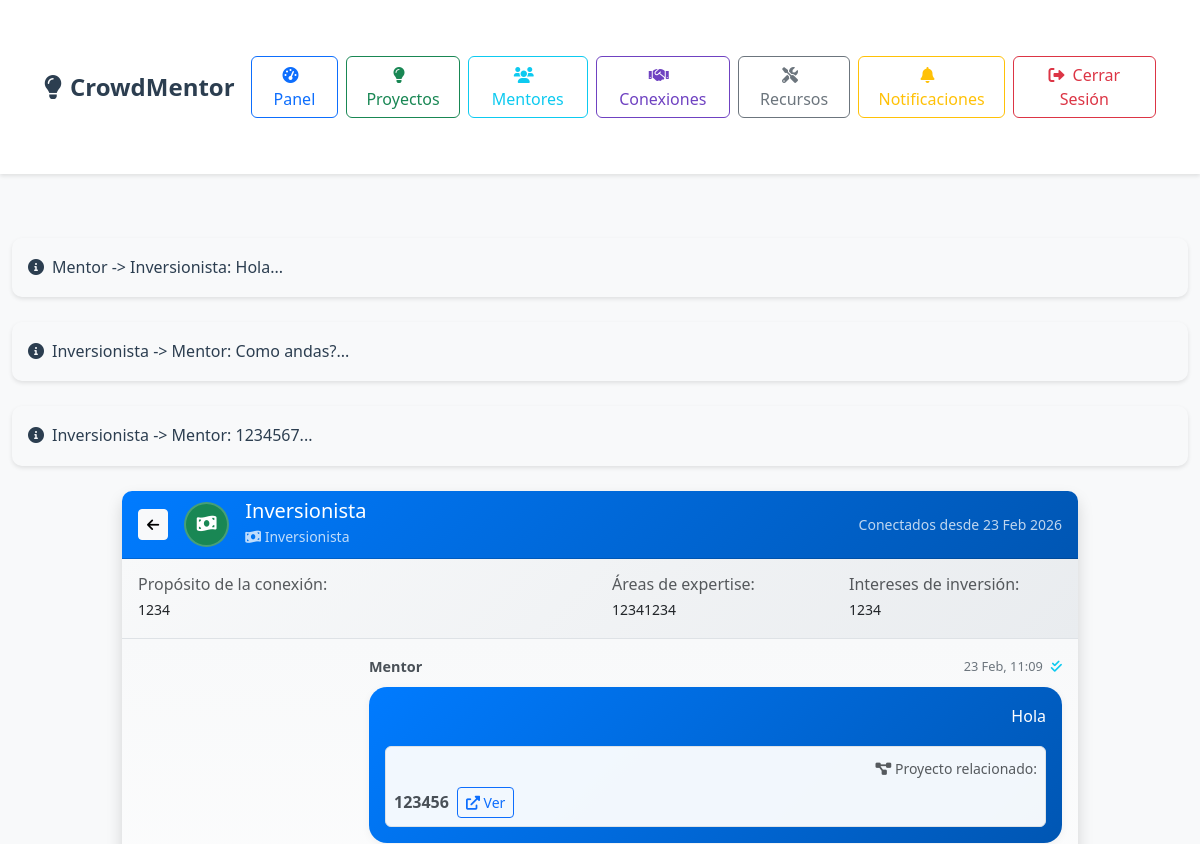
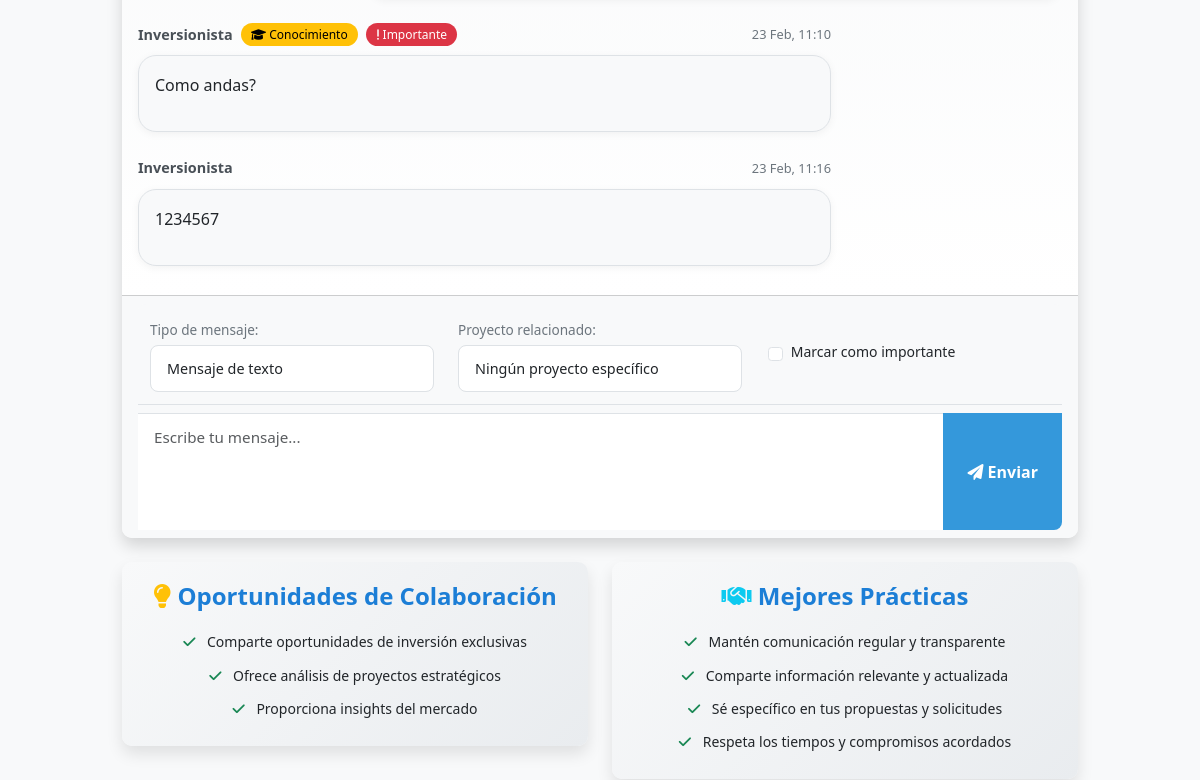
The page /connections/chat/1/ (signed in, upper part) on the database as committed earlier (2 pictures, top to bottom).
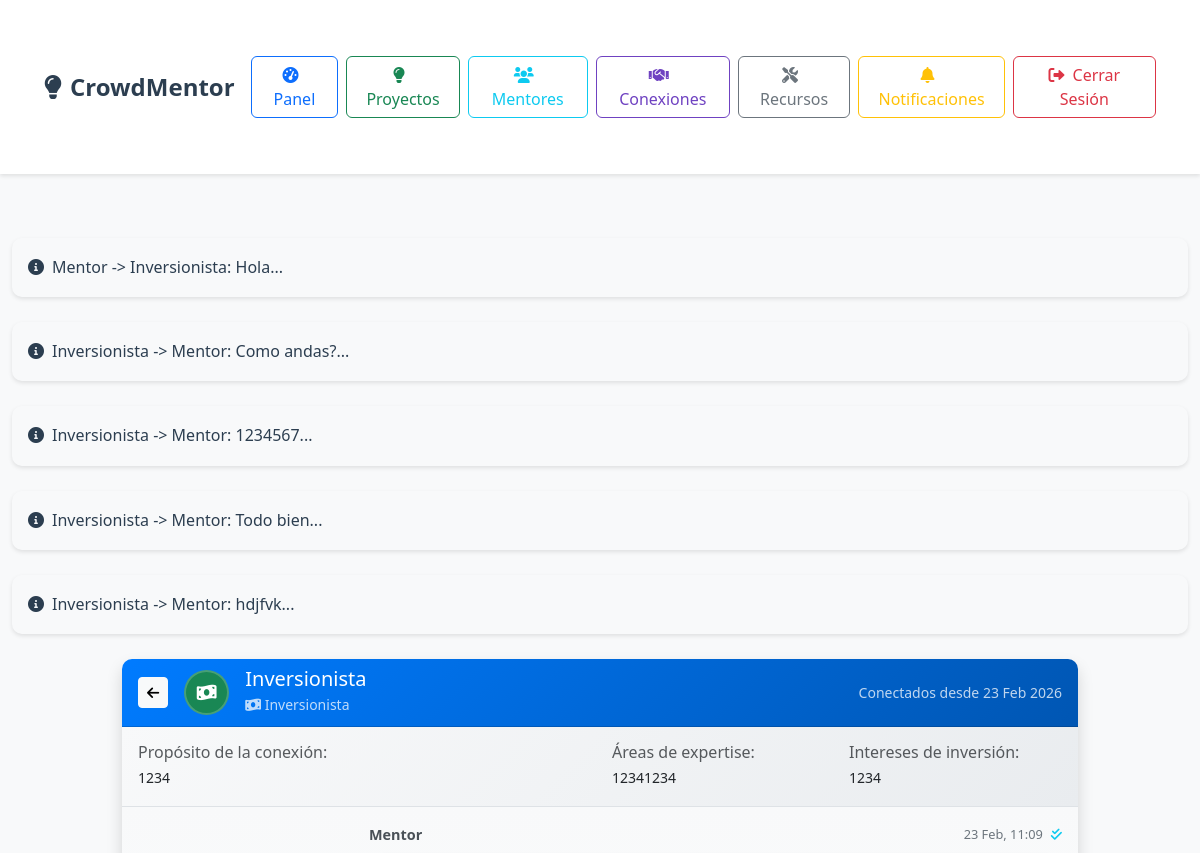
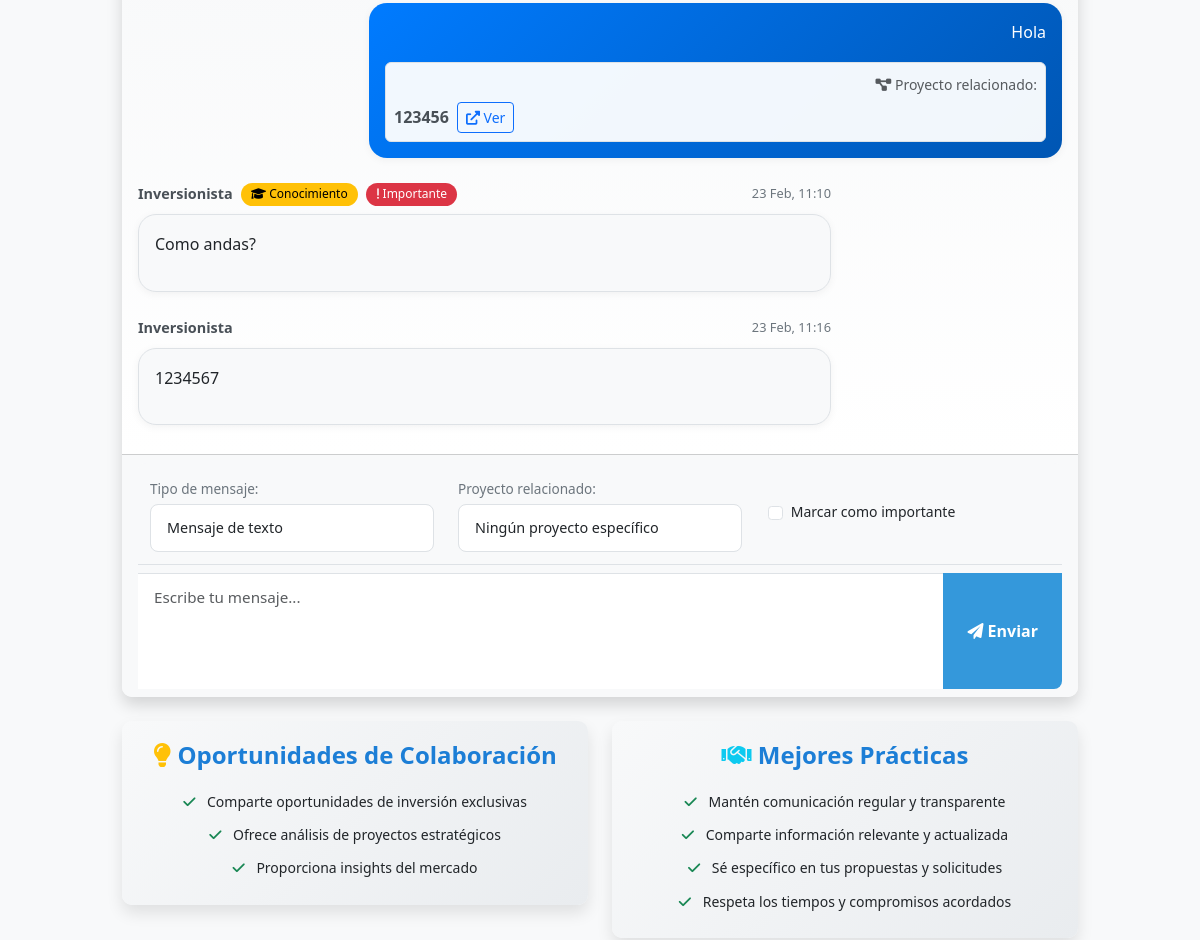
The same page on the database as committed later (2 pictures, top to bottom).
### core/models.py (models this page shows, shortened)
class MentorInvestorMessage(models.Model):
    connection = models.ForeignKey(MentorInvestorConnection, on_delete=models.CASCADE, related_name='messages')
    sender = models.ForeignKey(User, on_delete=models.CASCADE)
    content = models.TextField()
    MESSAGE_TYPES = (
        ('text', 'Mensaje de texto'),
        ('opportunity', 'Oportunidad de inversión'),
        ('collaboration', 'Propuesta de colaboración'),
        ('knowledge_share', 'Intercambio de conocimientos'),
        ('system', 'Mensaje del sistema'),
    )
    message_type = models.CharField(max_length=20, choices=MESSAGE_TYPES, default='text')
    timestamp = models.DateTimeField(auto_now_add=True)
    is_read = models.BooleanField(default=False)
    is_important = models.BooleanField(default=False)  # Para marcar mensajes importantes
    related_project = models.ForeignKey(Project, on_delete=models.SET_NULL, null=True, blank=True)
    related_investment = models.ForeignKey(Investment, on_delete=models.SET_NULL, null=True, blank=True)
    class Meta:
        ordering = ['timestamp']
    def __str__(self):
        return f"{self.sender.username} -> {self.connection.get_other_user(self.sender).username}: {self.content[:50]}..."

class MentorInvestorConnection(models.Model):
    CONNECTION_STATUS = (
        ('pending', 'Pendiente'),
        ('accepted', 'Aceptada'),
        ('rejected', 'Rechazada'),
        ('blocked', 'Bloqueada'),
    )
    INITIATED_BY_CHOICES = [
        ('mentor', 'Mentor'),
        ('investor', 'Inversionista'),
    ]
    mentor = models.ForeignKey(User, on_delete=models.CASCADE, related_name='mentor_connections')
    investor = models.ForeignKey(User, on_delete=models.CASCADE, related_name='investor_connections')
    initiated_by = models.CharField(max_length=20, choices=INITIATED_BY_CHOICES)
    status = models.CharField(max_length=20, choices=CONNECTION_STATUS, default='pending')
    purpose = models.TextField(help_text="Propósito o motivo de la conexión")
    expertise_areas = models.CharField(max_length=500, blank=True, help_text="Áreas de expertise relevantes")
    investment_interests = models.CharField(max_length=500, blank=True, help_text="Intereses de inversión")
    created_at = models.DateTimeField(auto_now_add=True)
    connected_at = models.DateTimeField(null=True, blank=True)  # Cuando se acepta la conexión
    last_activity = models.DateTimeField(auto_now=True)
    class Meta:
        unique_together = ['mentor', 'investor']
        ordering = ['-created_at']
    def get_other_user(self, current_user):
        if current_user == self.mentor:
            return self.investor
        return self.mentor

class Project(models.Model):
    PROJECT_STATUS = (
        ('draft', 'Borrador'),
        ('active', 'Activo'),
        ('funded', 'Financiado'),
        ('completed', 'Completado'),
        ('cancelled', 'Cancelado'),
    )
    title = models.CharField(max_length=200)
    description = models.TextField()
    owner = models.ForeignKey(User, on_delete=models.CASCADE, related_name='projects')
    category = models.ForeignKey('ProjectCategory', on_delete=models.SET_NULL, null=True, blank=True)
    funding_goal = models.DecimalField(max_digits=10, decimal_places=2)
    amount_raised = models.DecimalField(max_digits=10, decimal_places=2, default=0)
    created_at = models.DateTimeField(default=timezone.now)
    image = models.ImageField(upload_to='projects/', blank=True, null=True)
    is_active = models.BooleanField(default=True)
    status = models.CharField(max_length=20, choices=PROJECT_STATUS, default='active')
    views_count = models.IntegerField(default=0)
    likes_count = models.IntegerField(default=0)
    deadline = models.DateField(blank=True, null=True)
    tags = models.CharField(max_length=500, blank=True, help_text="Separar con comas")
    def __str__(self):
        return self.title

### core/views.py (the view)
# urls.py: path('connections/chat/<int:connection_id>/', views.mentor_investor_chat, name='mentor_investor_chat'),
@login_required
def mentor_investor_chat(request, connection_id):
    connection = get_object_or_404(MentorInvestorConnection, id=connection_id)
    if request.user != connection.mentor and request.user != connection.investor:
        messages.error(request, 'No tienes permiso para acceder a este chat.')
        return redirect('mentor_investor_connections')
    if connection.status != 'accepted':
        messages.error(request, 'Esta conexión no está activa.')
        return redirect('mentor_investor_connections')
    if request.method == 'POST':
        form = MentorInvestorMessageForm(request.POST, user=request.user)
        if form.is_valid():
            message = form.save(commit=False)
            message.connection = connection
            message.sender = request.user
            message.save()
            connection.last_activity = timezone.now()
            connection.save()
            recipient = connection.get_other_user(request.user)
            Notification.objects.create(
                user=recipient,
                title='Nuevo mensaje',
                message=f'{request.user.username} te ha enviado un mensaje.',
                notification_type='message'
            )
            return redirect('mentor_investor_chat', connection_id=connection_id)
    else:
        form = MentorInvestorMessageForm(user=request.user)
    messages_list = connection.messages.all().order_by('timestamp')
    connection.messages.filter(is_read=False).exclude(sender=request.user).update(is_read=True)
    other_user = connection.get_other_user(request.user)
    context = {
        'connection': connection,
        'messages': messages_list,
        'form': form,
        'other_user': other_user,
        'current_user_type': request.user.profile.user_type
    }
    return render(request, 'mentor_investor_chat.html', context)

### core/templatetags/custom_filters.py (called while the page is built)
@register.filter
def has_profile(user):
    return hasattr(user, 'profile') and user.profile is not None

@register.filter
def get_user_type(user):
    if hasattr(user, 'profile') and user.profile:
        return user.profile.user_type
    return None

### core/templates/mentor_investor_chat.html (shortened to what the changed rows need)
{% extends 'base.html' %}
{% load static %}
{% load tz %}
{% block extra_css %}
<link rel="stylesheet" href="{% static 'css/mentor_investor_chat.css' %}">
{% endblock %}
{% block content %}
<div class="container-fluid mt-4">
    <div class="row">
        <div class="col-md-10 mx-auto">
            <div class="card shadow">
                <div class="card-body p-0">
                    <div class="chat-container">
                        <div class="chat-messages" id="chat-messages">
                            {% for message in messages %}
                                <div class="message {% if message.sender == request.user %}sent{% else %}received{% endif %}">
                                    <div class="message-header">
                                        <div class="sender-info">
                                            <span class="sender-name">
                                                {{ message.sender.get_full_name|default:message.sender.username }}
                                            </span>
                                            {% if message.message_type != 'text' %}
                                                <span class="message-type badge {% if message.message_type == 'opportunity' %}bg-success{% elif message.message_type == 'collaboration' %}bg-info{% elif message.message_type == 'knowledge_share' %}bg-warning{% else %}bg-secondary{% endif %}">
                                                    {% if message.message_type == 'opportunity' %}
                                                        <i class="fas fa-lightbulb"></i> Oportunidad
                                                    {% elif message.message_type == 'collaboration' %}
                                                        <i class="fas fa-handshake"></i> Colaboración
                                                    {% elif message.message_type == 'knowledge_share' %}
                                                        <i class="fas fa-graduation-cap"></i> Conocimiento
                                                    {% else %}
                                                        <i class="fas fa-cog"></i> Sistema
                                                    {% endif %}
                                                </span>
                                            {% endif %}
                                            {% if message.is_important %}
                                                <span class="badge bg-danger">
                                                    <i class="fas fa-exclamation"></i> Importante
                                                </span>
                                            {% endif %}
                                        </div>
                                        <div class="message-time">
                                            {{ message.timestamp|localtime|date:"d M, H:i" }}
                                            {% if message.sender == request.user and message.is_read %}
                                                <i class="fas fa-check-double text-info ms-1"></i>
                                            {% endif %}
                                        </div>
                                    </div>
                                    <div class="message-content">
                                        {{ message.content|linebreaks }}
                                        {% if message.related_project %}
                                            <div class="related-project mt-2 p-2 bg-light rounded">
                                                <small class="text-muted">
                                                    <i class="fas fa-project-diagram"></i> Proyecto relacionado:
                                                </small>
                                                <div class="d-flex align-items-center mt-1">
                                                    <strong>{{ message.related_project.title }}</strong>
                                                    <a href="{% url 'project_detail' message.related_project.pk %}"
                                                       class="btn btn-sm btn-outline-primary ms-2" target="_blank">
                                                        <i class="fas fa-external-link-alt"></i> Ver
                                                    </a>
                                                </div>
                                            </div>
                                        {% endif %}
                                    </div>
                                </div>
                            {% empty %}
                                <div class="text-center text-muted p-4">
                                    <i class="fas fa-comments fa-3x mb-3"></i>
                                    <h5>¡Comienza la conversación!</h5>
                                    <p>Este es el inicio de vuestra colaboración. ¡Intercambiad ideas y descubrid oportunidades juntos!</p>
                                </div>
                            {% endfor %}
                        </div>
                    </div>
                </div>
            </div>
        </div>
    </div>
</div>
{% endblock %}

### core/templates/base.html (shortened to what the changed rows need)
{% load static %}
{% load custom_filters %}
<!DOCTYPE html>
<html lang="es">
<head>
    <link href="https://cdn.jsdelivr.net/npm/bootstrap@5.3.0/dist/css/bootstrap.min.css" rel="stylesheet">
    <link rel="stylesheet" href="https://cdnjs.cloudflare.com/ajax/libs/animate.css/4.1.1/animate.min.css">
    <link rel="stylesheet" href="https://cdnjs.cloudflare.com/ajax/libs/font-awesome/6.0.0/css/all.min.css">
    <link rel="stylesheet" href="{% static 'css/styles.css' %}">
    <link rel="stylesheet" href="{% static 'css/home.css' %}">
    <link rel="stylesheet" href="{% static 'css/project_list.css' %}">
    <link rel="stylesheet" href="{% static 'css/project_detail.css' %}">
    <link rel="stylesheet" href="{% static 'css/project_create.css' %}">
    <link rel="stylesheet" href="{% static 'css/resources.css' %}">
    <link rel="stylesheet" href="{% static 'css/base.css' %}">
    {% block extra_css %}{% endblock %}
</head>
<body>
    <div class="container py-4">
        {% if messages %}
            {% for message in messages %}
                <div class="alert alert-{{ message.tags }} animate__animated animate__fadeIn">
                    <i class="fas fa-info-circle me-2"></i>{{ message }}
                </div>
            {% endfor %}
        {% endif %}
        {% block content %}
        {% endblock %}
    </div>
</body>
</html>

Rows that differ between the two databases and show on the page:
added MentorInvestorMessage: sender+connection+content "Inversionista -> Mentor: Todo bien..."
added MentorInvestorMessage: sender+connection+content "Inversionista -> Mentor: hdjfvk..."
